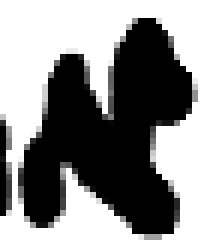
#> input picture Classification/Test_Images/test_img.pgm, 35 x 42 px, found by its file name (shown 6 times larger)
$ jupyter execute --allow-errors preprocess_image.ipynb   (shell and % lines are left out)
#> lines starting #> are read from the running program, lines starting #| are printed output that depends on the picture; after the words box and inside, x2 and y2 are one past the last pixel; in counts of white or black regions, pixels touching at a corner belong together
[cell 1]
import numpy as np
import cv2
import os

[cell 2]
img = np.double(cv2.imread("test_img.pgm",0))
#> img: shape (42, 35) float64; min 0, max 255, mean 142.5

[cell 3]
#mat as numpy ndarray
def rescale(mat, scale = [0,1]):

    mat -= np.min(mat)
    mat /= np.max(mat)

    mat *= (scale[1] - scale[0])
    mat += scale[0]

    return mat

[cell 4]
def resize(mat, new_size):
    res = cv2.resize(img, dsize=new_size, interpolation=cv2.INTER_CUBIC)
    return res

[cell 5]
import matplotlib.pyplot as plt

[cell 6]
new_image = np.zeros([100,100])

#> (the rest of this cell did not finish here and is left out)

[cell 7]
cv2.imshow("test",img)
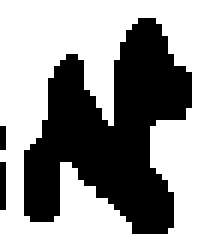
#> window 'test': shape (42, 35) (shown 6 times larger); 61% white; 3 black regions (2 under 20 px), largest, box (x1, y1, x2, y2) and area: (4, 3, 32, 39) 562
